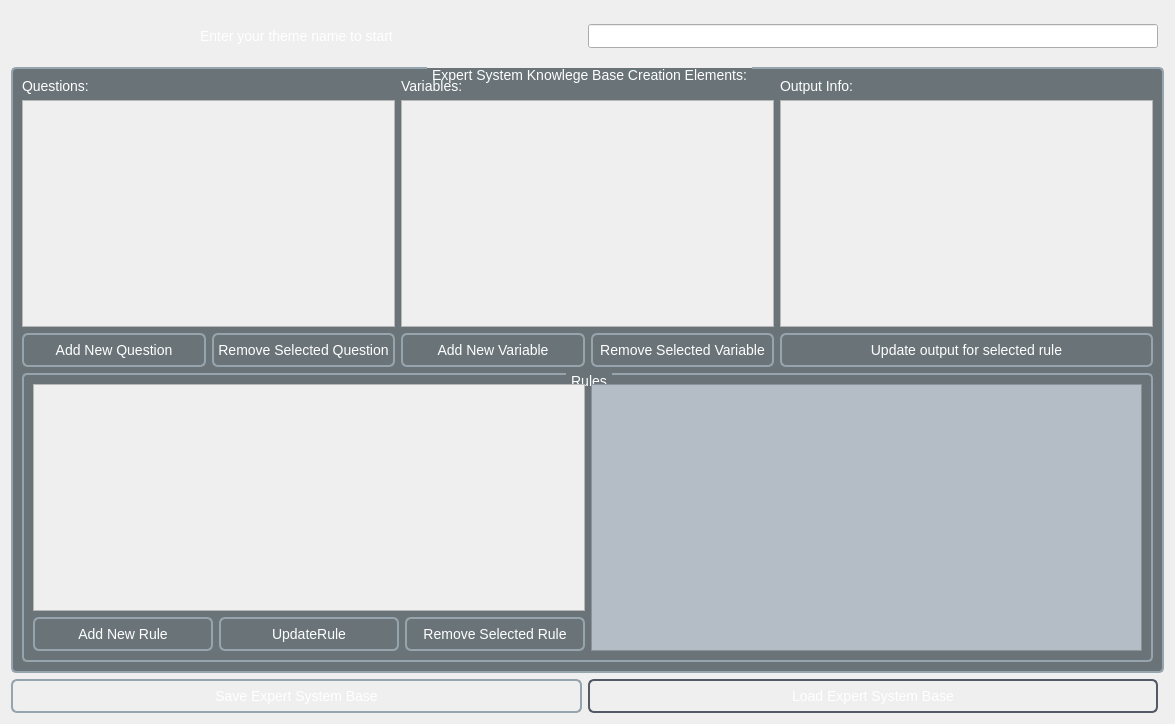
<?xml version="1.0" encoding="UTF-8"?>
<ui version="4.0">
 <class>RuleEditor</class>
 <widget class="QDialog" name="RuleEditor">
  <property name="enabled">
   <bool>true</bool>
  </property>
  <property name="geometry">
   <rect>
    <x>0</x>
    <y>0</y>
    <width>1175</width>
    <height>724</height>
   </rect>
  </property>
  <property name="sizePolicy">
   <sizepolicy hsizetype="Fixed" vsizetype="Fixed">
    <horstretch>0</horstretch>
    <verstretch>0</verstretch>
   </sizepolicy>
  </property>
  <property name="windowTitle">
   <string>RuleEditor</string>
  </property>
  <property name="styleSheet">
   <string notr="true">QMainWindow, QWidget{
    background-color: qlineargradient(x1: 0, y1: 0, x2: 0, y2: 1,
                                      stop: 0 #697378, stop: 1 #96A4AD);
}

*{
	font-size:14px;
	font-family:&quot;Bahnschrift&quot;;
	/*padding:5px;*/
	color:white;
}

*:diabled{
	    background-color: qlineargradient(x1: 0, y1: 0, x2: 0, y2: 1,
                                      stop: 0 #475156, stop: 1 #74828B);
}

QLabel,QRadioButton{
	background-color: rgba(0,0,0,0%)
}

QPushButton
{

    background-color: qlineargradient(x1: 0, y1: 0, x2: 0, y2: 1,
                                     stop: 0 #96A4AD, stop: 1 #697378 );

border: 2px solid #96A4AD;
border-radius:6px;

    min-width: 80px;
	min-height:30px;
}

QPushButton:pressed {
    background-color: qlineargradient(x1: 0, y1: 0, x2: 0, y2: 1,
                                     stop: 0 #74828B, stop: 1 #697378 );
    /*background-color: qlineargradient(x1: 0, y1: 0, x2: 0, y2: 1,
                                      stop: 0 #dadbde, stop: 1 #f6f7fa);*/
}

QPushButton:flat {
    border: none; /* no border for a flat push button */
}

QPushButton:default {
    border-color: #535a66;
}

QPushButton:disabled {
    background-color: qlineargradient(x1: 0, y1: 0, x2: 0, y2: 1,
                                      stop: 0 #475156, stop: 1 #74828B);
}

QGroupBox::title {
    subcontrol-origin: margin;
    subcontrol-position: top center; /* position at the top center */
    padding: 0 3px;
    background-color: qlineargradient(x1: 0, y1: 0, x2: 0, y2: 1,
                                      stop: 0 #FFOECE, stop: 1 #FFFFFF);

}

QRadioButton::indicator
{
    width: 13px;
    height: 13px;
}

QRadioButton::indicator::unchecked
{
   image: url(&quot;images/Radio_Off.PNG&quot;);
}

QRadioButton::indicator:unchecked:hover
{
    image: url(&quot;images/Radio_Hover.PNG&quot;);
}

QRadioButton::indicator:unchecked:pressed
{
    image: url(&quot;images/Radio_Off.PNG&quot;);
}

QRadioButton::indicator::checked 
{
    image: url(&quot;images/Radio_On.PNG&quot;);
}

QRadioButton::indicator:checked:hover 
{
    image: url(&quot;images/Radio_On.PNG&quot;);
}

QRadioButton::indicator:checked:pressed 
{
    image: url(&quot;images/Radio_Off.PNG&quot;);
}

QListView::item:selected:active {
	 background-color: #96A4AD;
}

QListView::item:hover {
     background-color: #96A4AD;
}
</string>
  </property>
  <layout class="QGridLayout" name="gridLayout">
   <item row="1" column="0" colspan="3">
    <widget class="QGroupBox" name="gBAllInfo">
     <property name="enabled">
      <bool>false</bool>
     </property>
     <property name="minimumSize">
      <size>
       <width>0</width>
       <height>50</height>
      </size>
     </property>
     <property name="styleSheet">
      <string notr="true">QGroupBox{
	    background-color: #697378;
		    border: 2px solid #96A4AD;
    border-radius: 5px;
    margin-top: 3ex;
text-transform: uppercase;
}</string>
     </property>
     <property name="title">
      <string>Expert System Knowlege Base Creation Elements:</string>
     </property>
     <layout class="QGridLayout" name="gridLayout_2">
      <item row="0" column="1">
       <layout class="QVBoxLayout" name="verticalLayout_5">
        <property name="leftMargin">
         <number>0</number>
        </property>
        <item>
         <widget class="QLabel" name="lblVariables">
          <property name="text">
           <string>Variables:</string>
          </property>
         </widget>
        </item>
        <item>
         <widget class="QListView" name="listViewVariables"/>
        </item>
        <item>
         <layout class="QHBoxLayout" name="horizontalLayout_7">
          <property name="topMargin">
           <number>0</number>
          </property>
          <item>
           <widget class="QPushButton" name="pbAddVariable">
            <property name="text">
             <string>Add New Variable</string>
            </property>
           </widget>
          </item>
          <item>
           <widget class="QPushButton" name="pbRemoveVariable">
            <property name="text">
             <string>Remove Selected Variable</string>
            </property>
           </widget>
          </item>
         </layout>
        </item>
       </layout>
      </item>
      <item row="0" column="0">
       <layout class="QVBoxLayout" name="verticalLayout_3">
        <property name="leftMargin">
         <number>0</number>
        </property>
        <item>
         <widget class="QLabel" name="lblQuestions">
          <property name="text">
           <string>Questions:</string>
          </property>
         </widget>
        </item>
        <item>
         <widget class="QListView" name="listViewQuestions">
          <property name="styleSheet">
           <string notr="true"/>
          </property>
         </widget>
        </item>
        <item>
         <layout class="QHBoxLayout" name="horizontalLayout_6">
          <property name="topMargin">
           <number>0</number>
          </property>
          <item>
           <widget class="QPushButton" name="pbAddQuestion">
            <property name="text">
             <string>Add New Question</string>
            </property>
           </widget>
          </item>
          <item>
           <widget class="QPushButton" name="pbRemoveQuestion">
            <property name="text">
             <string>Remove Selected Question</string>
            </property>
           </widget>
          </item>
         </layout>
        </item>
       </layout>
      </item>
      <item row="0" column="2">
       <layout class="QVBoxLayout" name="verticalLayout">
        <property name="leftMargin">
         <number>0</number>
        </property>
        <item>
         <widget class="QLabel" name="lblOutput">
          <property name="text">
           <string>Output Info:</string>
          </property>
         </widget>
        </item>
        <item>
         <widget class="QTextEdit" name="textEditOutput"/>
        </item>
        <item>
         <widget class="QPushButton" name="pbUpdateOutput">
          <property name="text">
           <string>Update output for selected rule</string>
          </property>
         </widget>
        </item>
       </layout>
      </item>
      <item row="1" column="0" colspan="3">
       <widget class="QGroupBox" name="gbRules">
        <property name="minimumSize">
         <size>
          <width>0</width>
          <height>50</height>
         </size>
        </property>
        <property name="title">
         <string>Rules</string>
        </property>
        <layout class="QHBoxLayout" name="horizontalLayout_2">
         <item>
          <layout class="QVBoxLayout" name="verticalLayout_4">
           <property name="leftMargin">
            <number>0</number>
           </property>
           <item>
            <widget class="QListView" name="listViewRules">
             <property name="sizePolicy">
              <sizepolicy hsizetype="Expanding" vsizetype="Expanding">
               <horstretch>0</horstretch>
               <verstretch>0</verstretch>
              </sizepolicy>
             </property>
             <property name="maximumSize">
              <size>
               <width>16777215</width>
               <height>16777215</height>
              </size>
             </property>
            </widget>
           </item>
           <item>
            <layout class="QHBoxLayout" name="horizontalLayout_5">
             <property name="topMargin">
              <number>0</number>
             </property>
             <item>
              <widget class="QPushButton" name="pbAddRule">
               <property name="text">
                <string>Add New Rule</string>
               </property>
              </widget>
             </item>
             <item>
              <widget class="QPushButton" name="pbUpdateRule">
               <property name="text">
                <string>UpdateRule</string>
               </property>
              </widget>
             </item>
             <item>
              <widget class="QPushButton" name="pbRemoveRule">
               <property name="text">
                <string>Remove Selected Rule</string>
               </property>
              </widget>
             </item>
            </layout>
           </item>
          </layout>
         </item>
         <item>
          <widget class="QTableView" name="tableViewRules">
           <property name="enabled">
            <bool>false</bool>
           </property>
           <property name="styleSheet">
            <string notr="true"> QHeaderView::section {
	 background-color: rgba(0,0,0,0%);
	 color: white;
	padding:5px;
text-transform:uppercase;
 }

QTableCornerButton::section {background-color: rgba(0,0,0,0); }

*::disabled
{
		background-color:#b4bdc6;
    background-color: qlineargradient(x1: 0, y1: 0, x2: 0, y2: 1,
                                      stop: 0 #475156, stop: 1 #74828B);
		color:black;
}</string>
           </property>
          </widget>
         </item>
        </layout>
       </widget>
      </item>
     </layout>
    </widget>
   </item>
   <item row="0" column="0">
    <widget class="QLabel" name="lblThemeName">
     <property name="sizePolicy">
      <sizepolicy hsizetype="Expanding" vsizetype="Expanding">
       <horstretch>0</horstretch>
       <verstretch>0</verstretch>
      </sizepolicy>
     </property>
     <property name="maximumSize">
      <size>
       <width>16777215</width>
       <height>50</height>
      </size>
     </property>
     <property name="text">
      <string>Enter your theme name to start</string>
     </property>
     <property name="alignment">
      <set>Qt::AlignCenter</set>
     </property>
    </widget>
   </item>
   <item row="4" column="0">
    <widget class="QPushButton" name="pbSave">
     <property name="text">
      <string>Save Expert System Base</string>
     </property>
    </widget>
   </item>
   <item row="4" column="1">
    <widget class="QPushButton" name="pbLoad">
     <property name="text">
      <string>Load Expert System Base</string>
     </property>
     <property name="autoDefault">
      <bool>true</bool>
     </property>
     <property name="default">
      <bool>true</bool>
     </property>
    </widget>
   </item>
   <item row="0" column="1">
    <widget class="QLineEdit" name="textEditThemeName"/>
   </item>
  </layout>
 </widget>
 <resources/>
 <connections/>
</ui>
